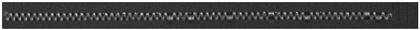
%> input picture img1.tif, 420 x 30 px, shrunk from 1393 x 98 before the run
$ octave --eval "result = PixelWidth('img1.tif');"   (GNU Octave 9; MATLAB toolbox functions it lacks are replaced by stand-ins)
%> lines starting %> are read from the running program, lines starting %| are printed output that depends on the picture
### matlabfourier.m
n = [1:c];
%x1 = 5*cos(2*pi*n*25/1000)+ 2*cos(2*pi*n*10/1000)+4;
%x1 = n.^2
%x1 = cos(2*pi*n/2) + cos(2*pi*n/10);
N = 2048;
x1 = x1 - mean(x1);
X = abs(fft(x1,N));
X = fftshift(X);
F = [-N/2:N/2-1]/N;
F1 = F(1, N/2:N);
X1 = X(1, N/2:N);
X2 = 2*(X1/c);
% plot(F1, X2),
% xlabel('frequency / fs')
% figure
x1 = smooth2a(x1,1,1);
plot(n, x1)

### smooth2a.m
function matrixOut = smooth2a(matrixIn,Nr,Nc)
% Smooths 2D array data.  Ignores NaN's.
%
%function matrixOut = smooth2a(matrixIn,Nr,Nc)
%
% This function smooths the data in matrixIn using a mean filter over a
% rectangle of size (2*Nr+1)-by-(2*Nc+1).  Basically, you end up replacing
% element "i" by the mean of the rectange centered on "i".  Any NaN
% elements are ignored in the averaging.  If element "i" is a NaN, then it
% will be preserved as NaN in the output.  At the edges of the matrix,
% where you cannot build a full rectangle, as much of the rectangle that
% fits on your matrix is used (similar to the default on Matlab's builtin
% function "smooth").
%
% "matrixIn": original matrix
% "Nr": number of points used to smooth rows
% "Nc": number of points to smooth columns.  If not specified, Nc = Nr.
%
% "matrixOut": smoothed version of original matrix
%
%
% 	Written by Greg Reeves, March 2009.
% 	Division of Biology
% 	Caltech
%
% 	Inspired by "smooth2", written by Kelly Hilands, October 2004
% 	Applied Research Laboratory
% 	Penn State University
%
% 	Developed from code written by Olof Liungman, 1997
% 	Dept. of Oceanography, Earth Sciences Centre
% 	G�teborg University, Sweden
% 	E-mail: olof.liungman@oce.gu.se

%
% Initial error statements and definitions
%
if nargin < 2, error('Not enough input arguments!'), end

N(1) = Nr;
if nargin < 3, N(2) = N(1); else N(2) = Nc; end

if length(N(1)) ~= 1, error('Nr must be a scalar!'), end
if length(N(2)) ~= 1, error('Nc must be a scalar!'), end

%
% Building matrices that will compute running sums.  The left-matrix, eL,
% smooths along the rows.  The right-matrix, eR, smooths along the
% columns.  You end up replacing element "i" by the mean of a (2*Nr+1)-by-
% (2*Nc+1) rectangle centered on element "i".
%
[row,col] = size(matrixIn);
eL = spdiags(ones(row,2*N(1)+1),(-N(1):N(1)),row,row);
eR = spdiags(ones(col,2*N(2)+1),(-N(2):N(2)),col,col);

%
% Setting all "NaN" elements of "matrixIn" to zero so that these will not
% affect the summation.  (If this isn't done, any sum that includes a NaN
% will also become NaN.)
%
A = isnan(matrixIn);
matrixIn(A) = 0;

%
% For each element, we have to count how many non-NaN elements went into
% the sums.  This is so we can divide by that number to get a mean.  We use
% the same matrices to do this (ie, "eL" and "eR").
%
nrmlize = eL*(~A)*eR;
nrmlize(A) = NaN;

%
% Actually taking the mean.
%
matrixOut = eL*matrixIn*eR;
matrixOut = matrixOut./nrmlize;

### CountIsland.m
function [arr] = CountIsland(row, avg)

s = size(row);
counter = 1;
threshold = 15;
point1 = row(1);
% [16 lines of commented-out code are left out]

i=1;
while i < s(2)
    if threshold < 0
        while point1 >= threshold && i < s(2)
            i = i+1;
            point1 = row(i);
        end
    else
        while point1 <= threshold && i < s(2)
            i = i+1;
            point1 = row(i);
        end
    end
    ndx1 = i;
    threshold = threshold * -1;
    point2 = point1;
    if threshold < 0
        while point2 >= threshold && i < s(2)
            i = i+1;
            point2 = row(i);
        end
    else
        while point2 <= threshold && i < s(2)
            i = i+1;
            point2 = row(i);
        end
    end
    ndx2 = i;
    dist = ndx2 - ndx1;
    dist2 = cast(dist/avg,'uint8');
    if threshold < 0
        num = 1;
    else
        num = 0;
    end
    if dist2 ~= 0
        arr(counter) = num;
        counter = counter + 1;
        %num = num * -1;
        %num = num + 1;
        if dist2 ~= 1
            for x = 1:dist2-1
                arr(counter) = num;
                counter = counter + 1;

            end
        end
    end
    point1 = point2;
    dist2 = 0;
end

### PixelWidth.m
function [vals] = PixelWidth(myImg)
%> called with myImg = 'img1.tif'
img = imread(myImg);
%> img is the input picture: size 30x420 uint8; min 1, max 255, mean 80.1
%img = dither(img);
img = double(img);
%> img: size 30x420 double
[r c] = size(img);
%> r = 30; c = 420
arr = zeros(1,r);
for i = 1:r
    x1 = img(i,:);
    matlabfourier;
    arr(i) = max(X2);
% [6 lines of commented-out code are left out]
end
%> this loop made 30 passes
%> pass 1, in PixelWidth, `matlabfourier;`:
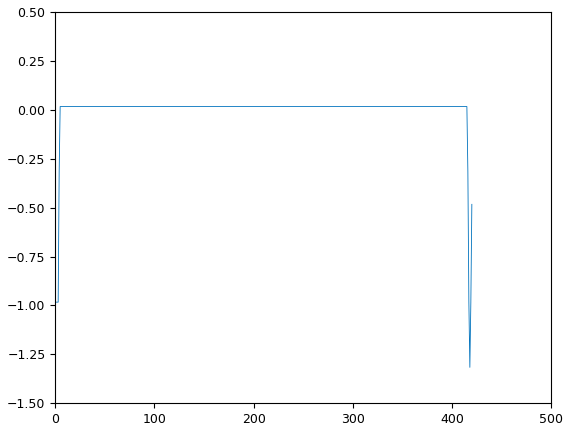
%> figure redrawn from the program's plot data; curve peaks at x = 5, y = 0.0167
%> after the loop, arr = 30 values, max 31.9 at index 15, min 0.00996 at index 30, mean 8.33
%> after the loop:
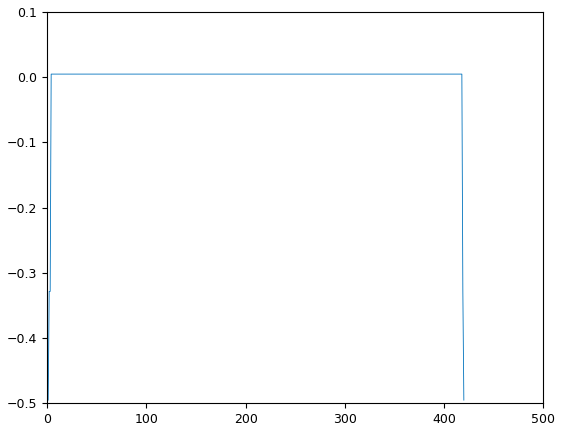
%> figure redrawn from the program's plot data; curve peaks at x = 4, y = 0.00476
%arr = smooth2a(arr,1,1); %arbitrary for now
plot(arr);
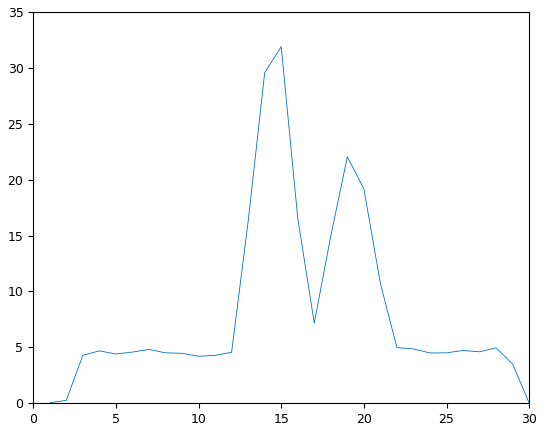
%> figure redrawn from the program's plot data; curve peaks at x = 15, y = 31.9
idx = find(diff(diff(arr)>0)<0)+1;
%> idx = [4 7 15 19 26 28]
idx
%> idx = [4 7 15 19 26 28]
[a idx2] = findpeaks(arr);
%> a = [4.68 4.81 31.9 22.04 4.72 4.95]; idx2 = [4 7 15 19 26 28]
idx2
%> idx2 = [4 7 15 19 26 28]
s = size(idx);
%> s = [1 6]
maxVals = zeros(1,s(2));
for n = 1:s(2)
    maxVals(n) = arr(idx(n));
end
%> this loop made 6 passes
%> after the loop, maxVals = [4.68 4.81 31.9 22.04 4.72 4.95]
maxVals = sort(maxVals, 'descend');
%> maxVals = [31.9 22.04 4.95 4.81 4.72 4.68]
maxNdx = 0;
maxNdx2 = 0;
for a = 1:s(2)
    if arr(idx(a)) == maxVals(1)
        maxNdx = idx(a);
    end
    if arr(idx(a)) == maxVals(2)
        maxNdx2 = idx(a);
    end
end
%> this loop made 6 passes
%> maxNdx on pass 3: 15
%> maxNdx2 on pass 4: 19
pxl = zeros(1,6);
y = 1;
maxNdx = maxNdx-1;
%> maxNdx = 14
avgIntense = 0;
for x = 1:6
    x1 = img(maxNdx,:);
    if x <= 3
        avgIntense=avgIntense+x1;
    end
    matlabfourier;
    [maxFreq ndx] = max(X2);
    ndx = F1(ndx);
    pxl(y) = (1/ndx)/2;
    y = y+1;
    maxNdx = maxNdx+1;
    if x == 3
        maxNdx = maxNdx2-1;
    end
end
%> this loop made 6 passes
%> (maxFreq, ndx) on passes 1 to 6: (29.55, 0.169), (31.9, 0.169), (16.58, 0.169), (14.96, 0.153), (22.04, 0.166), (19.18, 0.167)
%> pass 1, in smooth2a (call 31), `eR = spdiags(ones(col,2*N(2)+1),(-N(2):N(2)),col,col);`:
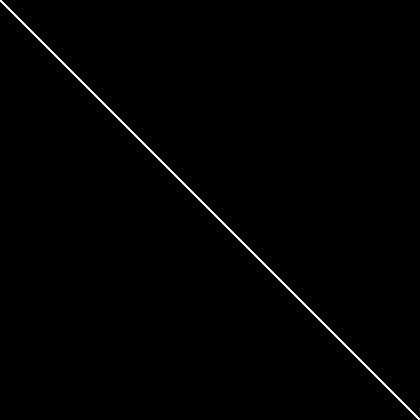
%> eR: size 420x420 double; values 0 (black) and 1 (white), 0.71% white in thin lines or dots
%> pass 1, in PixelWidth, `matlabfourier;`:
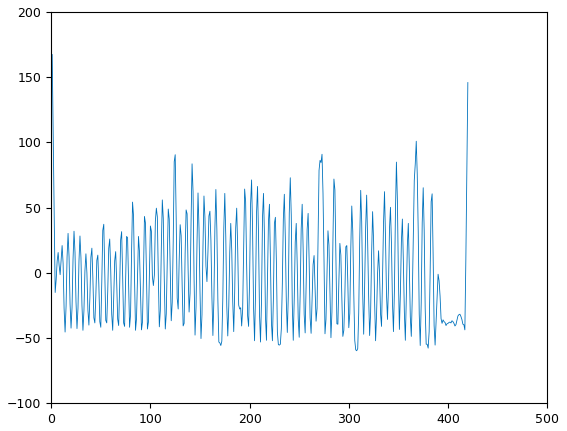
%> figure redrawn from the program's plot data; curve peaks at x = 1, y = 167.4
%> after the loop, avgIntense = 420 values, max 765 at index 1, min 71 at index 115, mean 238.8; pxl = [2.95 2.96 2.96 3.26 3.01 2.99]; y = 7
avg = mean(pxl);
%> avg = 3.02
pxl
%> pxl = [2.95 2.96 2.96 3.26 3.01 2.99]
avg
%> avg = 3.02
avgIntense=avgIntense/3;
%> avgIntense = 420 values, max 255 at index 1, min 23.67 at index 115, mean 79.6
asd = avgIntense;
%> asd has the same summary as avgIntense
x1=img(22,:);
%> x1 = 420 values, max 255 at index 1, min 30 at index 418, mean 51.09
x1 = x1 - mean(x1);
%> x1 = 420 values, max 203.9 at index 1, min -21.09 at index 418, mean 3.11e-15
vals=CountIsland(x1,avg);
%> in CountIsland, `point1 = row(1);`: point1 = 203.9
%> the loop in CountIsland, `while i < s(2)` made 7 passes
%> (ndx1, ndx2, dist, point1) on passes 2 to 6: (170, 272, 102, 16.91), (272, 306, 34, -15.09), (306, 368, 62, 16.91), (368, 378, 10, -17.09), (378, 419, 41, 153.9)
%> (ndx1, ndx2, dist, point1) on passes 1, 7: (1, 170, 169, -15.09), (419, 420, 1, 203.9)
%> after the loop in CountIsland, `while i < s(2)`: arr = 139 values, max 1 at index 1, min 0 at index 57, mean 0.504; counter = 140; i = 420
%> vals has the same summary as arr in CountIsland
%> `result = PixelWidth('img1.tif');`:
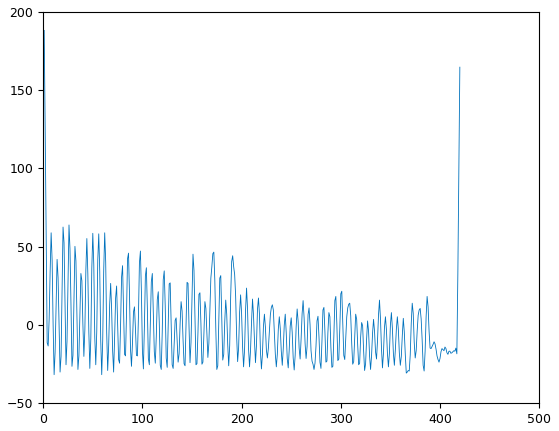
%> figure redrawn from the program's plot data; curve peaks at x = 1, y = 188.2
%> `result = PixelWidth('img1.tif');`: result has the same summary as arr in CountIsland
end
